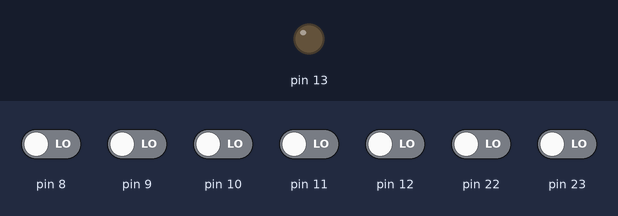
Simulated run of this sketch. Board: Arduino Uno, built with avr-gcc and run on an emulated ATmega328P. On the bench: output pins drawn as LEDs (lit = HIGH). The inputs (shaded band) are chosen by the test bench; at power-on: pin 8–12, pin 22, pin 23 LOW.

Above: at 1.2 s.
1.3 s: pin 8 driven HIGH
Timing chart, 0 to 4.3 s (numbered marks = the images above; inputs shaded):
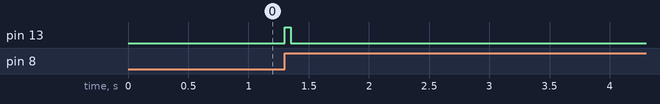

The sketch:

pixclock_trigger.ino
```cpp
/*********************************************************
 * Demonstration using bank D pins 0 - 7 and preserving the
 * values of pins 0 and 1 in the DDRD and PORTD registers.
 *
 * The anode of an LED is connected to pin 7 with
 * a resistor in series connected to ground.
 *
 * A pushbutton switch is connected to pin 2 and ground
 * and uses the internal pull-up resistor.
 *
 * The LED lights when the button is pressed.
 *
 *********************************************************/

/**********************************************
 * setup() function
 **********************************************/
void setup()
{

  DDRB = DDRB | B00100000; // set pin13 to output

  // The "|" means a logical OR.
  // We now know that bit 5 is high.
  // And we know bits 0 and 1 are preserved.
  // But we still are not sure of bit 1.

  DDRB = DDRB & B00100000;

  // We do a logical AND, now we know the status of all the bits.

  // A logical OR against zero or a logical AND against one
  // will not change the status of a bit.

  // This preserved the status of bits 7, 1, and 0.
  // Since bit 1 was ANDed against 0 we know that it is now clear.
  // The DDRD register is now where we want it.

  // Now we need to get the PORTD register set the way we want it.

  PORTB = PORTB & B00000000;

  // Bits 0 and 1 are preserved, all others are off.

  PORTB = PORTB | B00001111; // port1 is input

  // Bits 5 is off, the initial state of the LED.
  // Bit 1 is on, because pin 1 is an input turning it's bit
  // on in PORTD turns on the internal pull-up resistor.
}

/**********************************************
 * loop() function
 **********************************************/
 int button = PINB;
 int prev_button = PINB;

void loop()
{
  // Read the PIND register.

  int button = PINB;
  // you now have the values of all eight pins in the PIND register
  // contained in a variable. The only pin we care about is pin 2.
  // So we do a logical AND on the button variable to isolate the
  // bit we want.

  button = button & B00001111; // isolate port 8,9,100,11

  // Because of the internal pull-up resistor the pin will be high
  // if the button is not pressed, and low if it is.
  // So button will return either 2^2 (4) or zero if it is pressed.

  PORTB = PORTB & B00100000; // turn off?

  // Turn LED off, and preserve bits 0 - 2.

  if (button == prev_button)
  {
    PORTB = B00000000;

    // turn LED on, and preserve bits 0 - 2.
  }
  else{
    PORTB = PORTB | B00100000;
  }
  prev_button = button;
  delay(50);

}
```

Measured:
- after the input at 1.3 s, pin 13: LOW → HIGH at once, → LOW 0.05 s later
